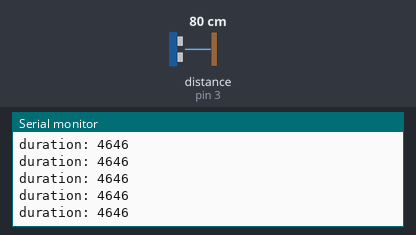
Recording of a sketch running on a simulated Arduino Uno, built with avr-gcc and run on an emulated ATmega328P. Parts: the last lines printed to the serial monitor. Wiring (inferred from the names in the program): ultrasonic range finder: trigger pin 2; echo pin 3. Inputs (shaded band) come from the test bench; at power-on: distance to the obstacle (sensor on pin 3) 80 cm. The echo pulse lasts 58.3 µs per cm.

Above: at 1.2 s.
1.3 s: distance to the obstacle (sensor on pin 3) set to 2 cm
At 1.38 s:
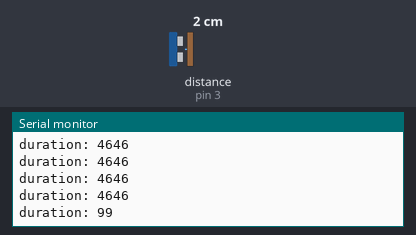
4.3 s: distance to the obstacle (sensor on pin 3) set to 4 cm
At 4.3 s:
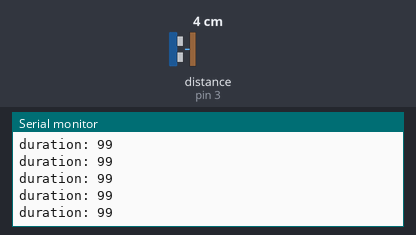
5.8 s: distance to the obstacle (sensor on pin 3) set to 35 cm
At 5.82 s:
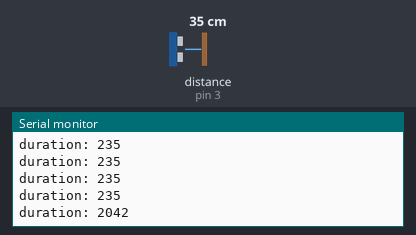
Timing chart, 0 to 8.8 s (numbered marks = the images above; inputs shaded):
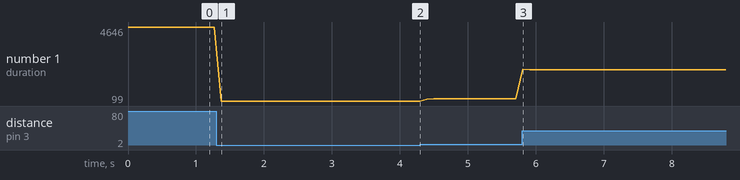

The sketch:

distance2.ino
```cpp
#define trigPin 2
#define echoPin 3
//#define led 11
//#define led2 10

void setup() {
  Serial.begin (9600);
  pinMode(trigPin, OUTPUT);
  pinMode(echoPin, INPUT);
  //pinMode(led, OUTPUT);
  //pinMode(led2, OUTPUT);
}

void loop() {
  long duration, distance;
  digitalWrite(trigPin, LOW);
  delayMicroseconds(2);
  digitalWrite(trigPin, HIGH);
  delayMicroseconds(10);
  digitalWrite(trigPin, LOW);
  duration = pulseIn(echoPin, HIGH);
  distance = (duration/2) / 29.1;
  distance = distance * 2.54; //convert cm to inches

  /*
  if (distance < 4) {  // This is where the LED On/Off happens
  digitalWrite(led,HIGH); // When the Red condition is met, the Green LED should turn off
  digitalWrite(led2,LOW);
 }
  else {
    digitalWrite(led,LOW);
    digitalWrite(led2,HIGH);
  }
  */

   Serial.print("duration: ");
   Serial.print(duration);
   Serial.println("");

  delay(100);
}
```

Measured:
- after the input at 1.3 s, the serial monitor: prints a new line after 0.07 s (image 1)
- after the input at 5.8 s, the serial monitor: prints a new line at once (image 3)
- plotted number 1: 4646 → 99 after the input at 1.3 s, 99 → 235 after the input at 4.3 s, 235 → 2022 after the input at 5.8 s
